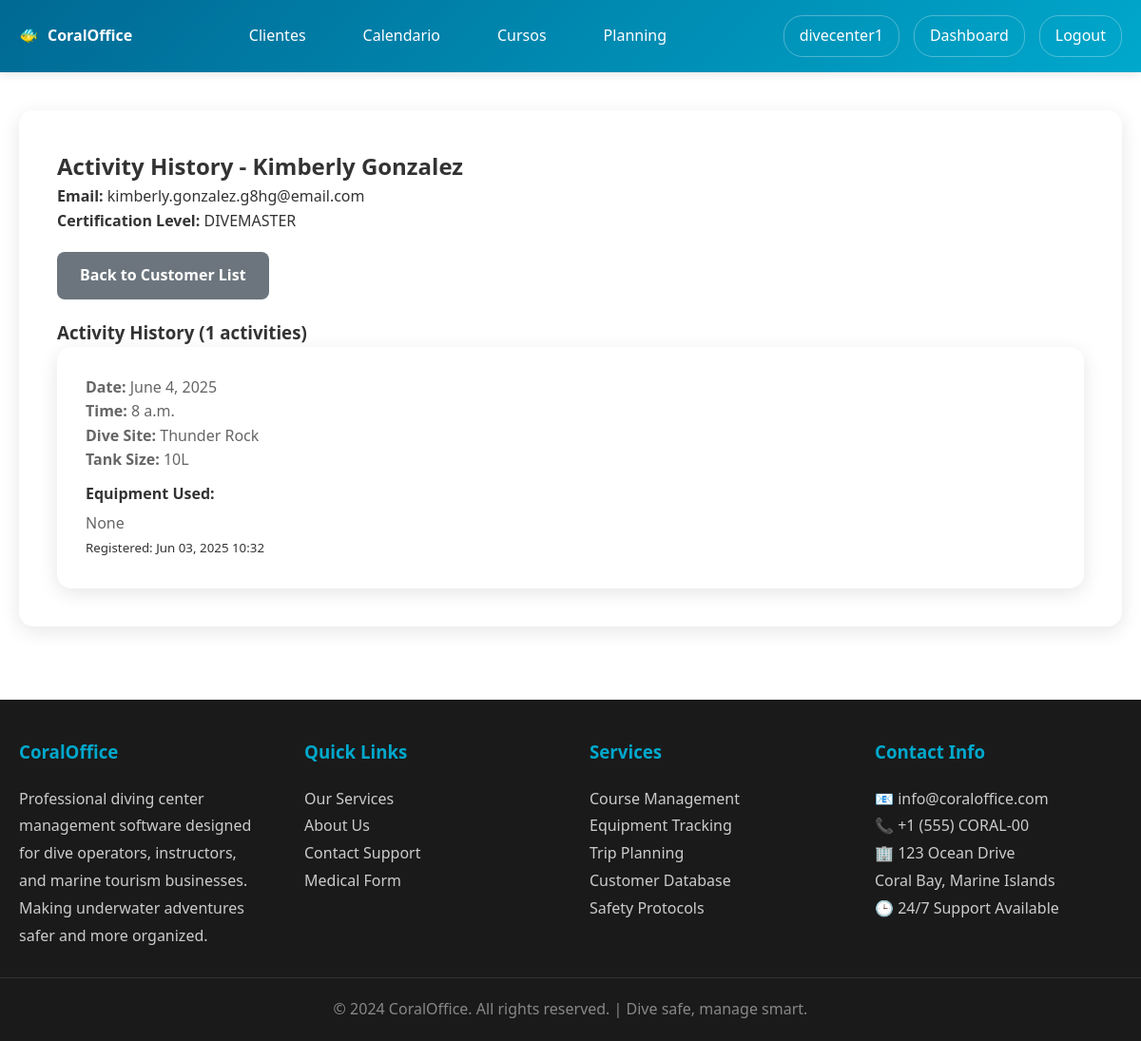
The page /users/customers/13/history/ (signed in) on the database as committed earlier.
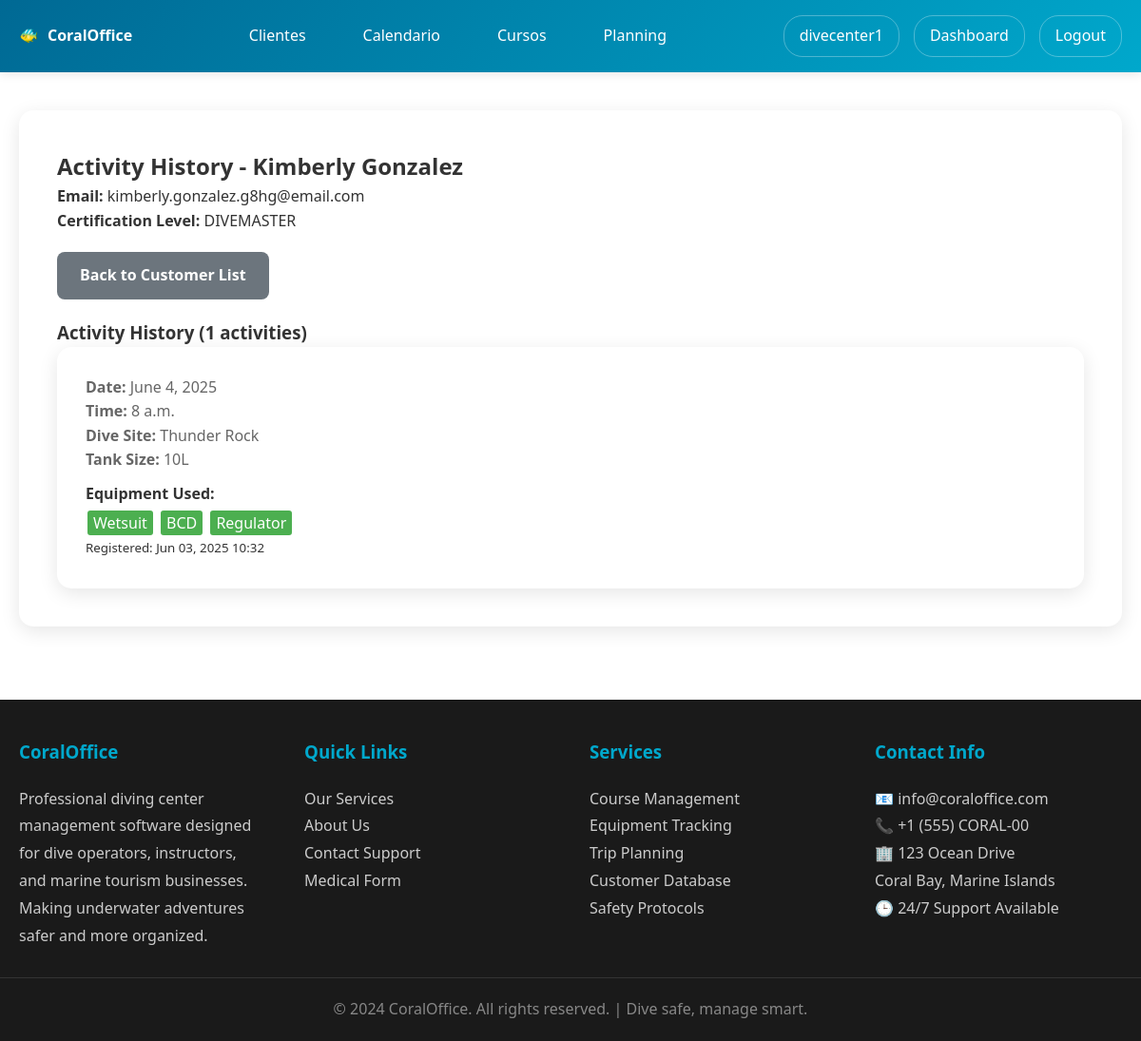
The same page on the database as committed later.
### users/models.py (models this page shows, shortened)
class CustomerDiveActivity(models.Model):
    TANK_SIZE_CHOICES = [
        ('10L', '10L'),
        ('12L', '12L'),
        ('15L', '15L'),
        ('EAN12L', 'NITROX 12L'),
        ('EAN15L', 'NITROX 15L'),
    ]
    STATUS_CHOICES = [
        ('PENDING', 'Pendiente de llegar'),
        ('ON_BOARD', 'On Board'),
        ('BACK_ON_BOAT', 'Back on Boat'),
        ('DEPARTED', 'En curso'),
        ('FINISHED', 'Finalizado'),
    ]
    customer = models.ForeignKey(Customer, on_delete=models.CASCADE, related_name='dive_activities')
    dive_schedule = models.ForeignKey(DiveSchedule, on_delete=models.CASCADE, related_name='customer_activities')
    course = models.ForeignKey('Course', on_delete=models.CASCADE, related_name='customer_bookings', help_text="Course/Activity for this dive")
    activity = models.ForeignKey(DiveActivity, on_delete=models.CASCADE, related_name='customer_bookings', null=True, blank=True, help_text="DEPRECATED: Use course field instead")
    assigned_staff = models.ForeignKey('Staff', on_delete=models.SET_NULL, null=True, blank=True, related_name='assigned_activities', help_text="Instructor/guide assigned to this activity")
    course_session = models.ForeignKey('CourseSession', on_delete=models.SET_NULL, null=True, blank=True, related_name='dive_activities', help_text="Course session if this dive is part of a course")
    tank_size = models.CharField(max_length=10, choices=TANK_SIZE_CHOICES, default='12L')
    needs_wetsuit = models.BooleanField(default=False)
    needs_bcd = models.BooleanField(default=False)
    needs_regulator = models.BooleanField(default=False)
    needs_guide = models.BooleanField(default=False)
    needs_insurance = models.BooleanField(default=False)
    status = models.CharField(max_length=20, choices=STATUS_CHOICES, default='PENDING')
    has_arrived = models.BooleanField(default=False)
    is_paid = models.BooleanField(default=False)
    created_at = models.DateTimeField(auto_now_add=True)
    class Meta:
        unique_together = ['customer', 'dive_schedule']

class DiveSchedule(models.Model):
    diving_center = models.ForeignKey(User, on_delete=models.CASCADE, related_name='dive_schedules')
    date = models.DateField()
    time = models.TimeField()
    dive_site = models.ForeignKey(DivingSite, on_delete=models.CASCADE, related_name='scheduled_dives')
    max_participants = models.IntegerField(default=46)
    description = models.TextField(blank=True)
    special_notes = models.TextField(blank=True, help_text="Special requirements or important notes for this dive")
    created_at = models.DateTimeField(auto_now_add=True)

class DivingSite(models.Model):
    diving_center = models.ForeignKey(User, on_delete=models.CASCADE, related_name='diving_sites')
    name = models.CharField(max_length=100)
    location = models.CharField(max_length=200)
    depth_min = models.FloatField(help_text="Minimum depth in meters")
    depth_max = models.FloatField(help_text="Maximum depth in meters")
    difficulty_level = models.CharField(max_length=20, choices=[
        ('BEGINNER', 'Beginner'),
        ('INTERMEDIATE', 'Intermediate'),
        ('ADVANCED', 'Advanced'),
        ('EXPERT', 'Expert'),
    ], default='BEGINNER')
    description = models.TextField(blank=True)
    special_requirements = models.TextField(blank=True)
    created_at = models.DateTimeField(auto_now_add=True)
    def __str__(self):
        return self.name

### users/views.py (the view)
# urls.py: path('customers/<int:customer_id>/history/', views.customer_activity_history, name='customer_activity_history'),
@login_required
def customer_activity_history(request, customer_id):
    if not request.user.userprofile.is_diving_center:
        messages.error(request, 'Access denied.')
        return redirect('users:profile')
    customer = get_object_or_404(Customer,
                                 id=customer_id,
                                 diving_center=request.user)
    activities = CustomerDiveActivity.objects.filter(
        customer=customer
    ).order_by('-dive_schedule__date', '-dive_schedule__time')
    return render(request, 'users/customer_activity_history.html', {
        'customer': customer,
        'activities': activities
    })

### users/templates/users/customer_activity_history.html (shortened to what this page needs)
{% extends 'users/base.html' %}
{% block users_content %}
<div style="margin-bottom: 20px;">
    <h2>Activity History - {{ customer.first_name }} {{ customer.last_name }}</h2>
    <p><strong>Email:</strong> {{ customer.email }}</p>
    <p><strong>Certification Level:</strong> {{ customer.certification_level|default:"Not specified" }}</p>
</div>
<div style="margin-bottom: 20px;">
    <a href="{% url 'users:customer_list' %}" class="btn" style="background: #6c757d;">Back to Customer List</a>
</div>
<h3>Activity History ({{ activities.count }} activities)</h3>
{% if activities %}
    <div class="row">
        {% for activity in activities %}
            <div class="col-md-6 mb-3">
                <div class="card">
                    <div class="card-body">
                        <p class="card-text">
                            <strong>Date:</strong> {{ activity.dive_schedule.date }}<br>
                            <strong>Time:</strong> {{ activity.dive_schedule.time }}<br>
                            <strong>Dive Site:</strong> {{ activity.dive_schedule.dive_site }}<br>
                            <strong>Tank Size:</strong> {{ activity.get_tank_size_display }}
                        </p>
                        <div style="margin-top: 10px;">
                            <strong>Equipment Used:</strong><br>
                            <div style="margin-top: 5px;">
                                {% if activity.needs_wetsuit %}<span class="badge" style="background-color: #4CAF50; color: white; padding: 2px 6px; margin: 2px; border-radius: 3px;">Wetsuit</span>{% endif %}
                                {% if activity.needs_bcd %}<span class="badge" style="background-color: #4CAF50; color: white; padding: 2px 6px; margin: 2px; border-radius: 3px;">BCD</span>{% endif %}
                                {% if activity.needs_regulator %}<span class="badge" style="background-color: #4CAF50; color: white; padding: 2px 6px; margin: 2px; border-radius: 3px;">Regulator</span>{% endif %}
                                {% if not activity.needs_wetsuit and not activity.needs_bcd and not activity.needs_regulator and not activity.needs_guide and not activity.needs_insurance %}
                                    <span style="color: #666;">None</span>
                                {% endif %}
                            </div>
                        </div>
                        <small class="text-muted">Registered: {{ activity.created_at|date:"M d, Y H:i" }}</small>
                    </div>
                </div>
            </div>
        {% endfor %}
    </div>
{% else %}
    <p>No activities found for this customer.</p>
{% endif %}
{% endblock %}

Rows that differ between the two databases and show on the page:
changed CustomerDiveActivity "Thunder Rock": needs_wetsuit "None" → "Wetsuit"; now shows "BCD"; now shows "Regulator"
